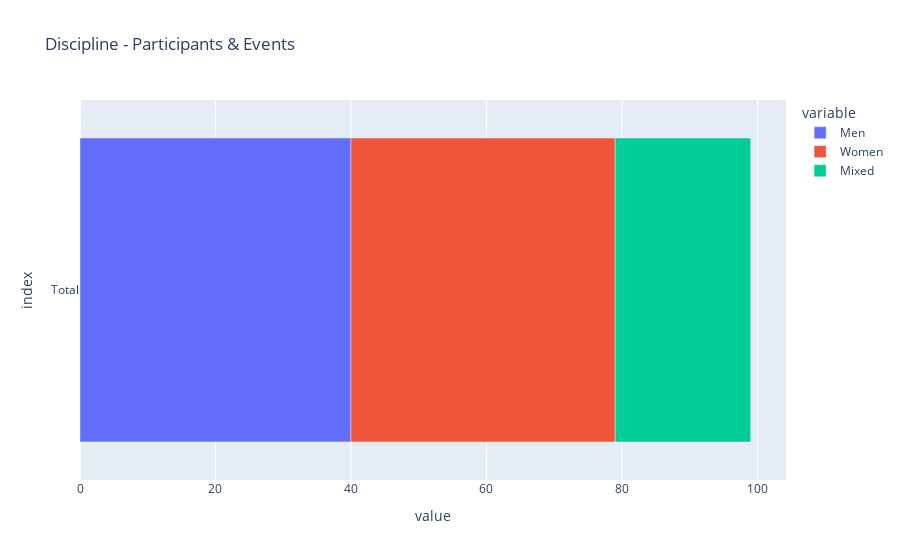

The code cell stored with this chart in its notebook:
### Code cell
fig = px.bar(df_total, x=COLS, title="Discipline - Participants & Events", orientation='h'); fig.show() #x="Discipline", y=COLS_PC,

### Figure 1 — Plotly figure (JSON) as saved in the notebook; plotly's stock layout.template omitted (floating-point values rounded to 4 significant figures)
{"data": [{"alignmentgroup": "True", "hovertemplate": "variable=Men<br>value=%{x}<br>index=%{y}<extra></extra>", "legendgroup": "Men", "marker": {"color": "#636efa", "pattern": {"shape": ""}}, "name": "Men", "offsetgroup": "Men", "orientation": "h", "showlegend": true, "textposition": "auto", "type": "bar", "x": [40], "xaxis": "x", "y": ["Total"], "yaxis": "y"}, {"alignmentgroup": "True", "hovertemplate": "variable=Women<br>value=%{x}<br>index=%{y}<extra></extra>", "legendgroup": "Women", "marker": {"color": "#EF553B", "pattern": {"shape": ""}}, "name": "Women", "offsetgroup": "Women", "orientation": "h", "showlegend": true, "textposition": "auto", "type": "bar", "x": [39], "xaxis": "x", "y": ["Total"], "yaxis": "y"}, {"alignmentgroup": "True", "hovertemplate": "variable=Mixed<br>value=%{x}<br>index=%{y}<extra></extra>", "legendgroup": "Mixed", "marker": {"color": "#00cc96", "pattern": {"shape": ""}}, "name": "Mixed", "offsetgroup": "Mixed", "orientation": "h", "showlegend": true, "textposition": "auto", "type": "bar", "x": [20], "xaxis": "x", "y": ["Total"], "yaxis": "y"}], "layout": {"barmode": "relative", "legend": {"title": {"text": "variable"}, "tracegroupgap": 0}, "title": {"text": "Discipline - Participants & Events"}, "xaxis": {"anchor": "y", "domain": [0, 1], "title": {"text": "value"}}, "yaxis": {"anchor": "x", "domain": [0, 1], "title": {"text": "index"}}}}
